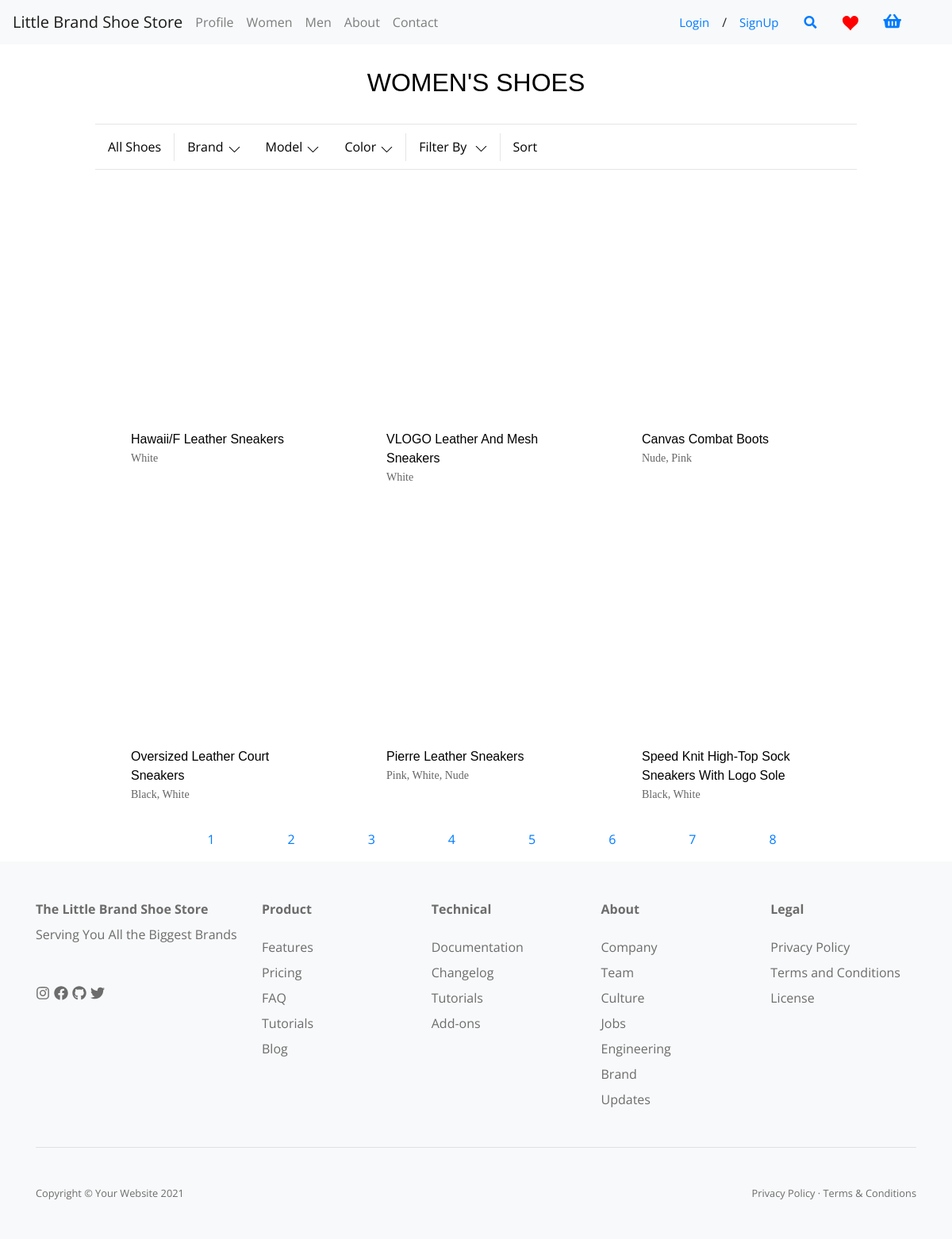
Page /static/templates/index.php?page=women&pageno=2 on the committed database.
### tables this page shows
CREATE TABLE `all_inventory` (
  `Product_ID` int(11) NOT NULL,
  `Product_Old_ID` int(11) NOT NULL,
  `Brand_ID` int(11) NOT NULL,
  `Product_Name` varchar(100) NOT NULL,
  `Product_Description` mediumtext NOT NULL,
  `Product_Color` varchar(50) NOT NULL,
  `Product_Img` mediumtext NOT NULL,
  `Product_Price` decimal(10,0) NOT NULL,
  `Product_Size` int(11) NOT NULL,
  `shoe_type` varchar(20) NOT NULL,
  `made_in` varchar(20) NOT NULL,
  `Heel_Height` varchar(10) NOT NULL,
  `Gender` varchar(10) NOT NULL
);

### static/templates/women.php (the view, shortened to what this page needs)
<!DOCTYPE html>
<html lang="en">
    <head>
        <link rel="stylesheet" href="../styles/mainPages.css">
    </head>
    <body>
        <div class="productPageContainer">
            <h1 class="pageTitleHeader" style="">
                <span class="headerSpan">Women's Shoes</span>
            </h1>
            <div class="div1">
                <form method="post">
                    <div class="div2" style="width:100%;">
                        <div class="dropdown">
                            <button class="dropbtn filterBtn">All Shoes</button>
                        </div>
                        <div class="dropdown" id="brandDropdown">
                            <button class="dropbtn filterBtn">Brand
                                <span class="span1">
                                    <span aria-hidden="true" class="span2" color="black">
                                        <svg viewBox="0 0 129 129">
                                            <path d="M121.3 34.6c-1.6-1.6-4.2-1.6-5.8 0l-51 51.1-51.1-51.1c-1.6-1.6-4.2-1.6-5.8 0-1.6 1.6-1.6 4.2 0 5.8l53.9 53.9c.8.8 1.8 1.2 2.9 1.2 1 0 2.1-.4 2.9-1.2l53.9-53.9c1.7-1.6 1.7-4.2.1-5.8z"></path>
                                        </svg>
                                    </span>
                                </span>
                            </button>
                        </div>
                        <div class="dropdown" id="modelDropdown">
                            <button class="dropbtn filterBtn">Model
                                <span class="span1">
                                    <span aria-hidden="true" class="span2" color="black">
                                        <svg viewBox="0 0 129 129">
                                            <path d="M121.3 34.6c-1.6-1.6-4.2-1.6-5.8 0l-51 51.1-51.1-51.1c-1.6-1.6-4.2-1.6-5.8 0-1.6 1.6-1.6 4.2 0 5.8l53.9 53.9c.8.8 1.8 1.2 2.9 1.2 1 0 2.1-.4 2.9-1.2l53.9-53.9c1.7-1.6 1.7-4.2.1-5.8z"></path>
                                        </svg>
                                    </span>
                                </span>
                            </button>
                        </div>
                        <div class="dropdown" id="colorDropdown">
                            <button class="dropbtn filterBtn">Color
                                <span class="span1">
                                    <span aria-hidden="true" class="span2" color="black">
                                        <svg viewBox="0 0 129 129">
                                            <path d="M121.3 34.6c-1.6-1.6-4.2-1.6-5.8 0l-51 51.1-51.1-51.1c-1.6-1.6-4.2-1.6-5.8 0-1.6 1.6-1.6 4.2 0 5.8l53.9 53.9c.8.8 1.8 1.2 2.9 1.2 1 0 2.1-.4 2.9-1.2l53.9-53.9c1.7-1.6 1.7-4.2.1-5.8z"></path>
                                        </svg>
                                    </span>
                                </span>
                            </button>
                        </div>
                        <div class="dropdown">
                            <button class="dropbtn">Filter By
                                <span class="span1">
                                    <span aria-hidden="true" class="span2" color="black">
                                        <svg viewBox="0 0 129 129">
                                            <path d="M121.3 34.6c-1.6-1.6-4.2-1.6-5.8 0l-51 51.1-51.1-51.1c-1.6-1.6-4.2-1.6-5.8 0-1.6 1.6-1.6 4.2 0 5.8l53.9 53.9c.8.8 1.8 1.2 2.9 1.2 1 0 2.1-.4 2.9-1.2l53.9-53.9c1.7-1.6 1.7-4.2.1-5.8z"></path>
                                        </svg>
                                    </span>
                                </span>
                            </button>
                        </div>
                        <div class="dropdown">
                            <input class="dropbtn filterBtn" type="submit" name="submit" value="Sort"/>
                        </div>
                    </div>
                </form>
            </div>
            <?php
            $offset = 0;
            $page_result = 6;
            if($_GET['pageno'])
            {
                $page_value = $_GET['pageno'];
                if($page_value > 1)
                {
                   $offset = ($page_value - 1) * $page_result;
                }
            }
                if(isset($_POST['submit'])){
                    if(!empty($_POST['model'])){
                        $allSelectedModels = implode("', '", $_POST['model']);
                        $sqlQuery = "SELECT * FROM all_inventory WHERE Gender LIKE 'women' AND Shoe_Type IN('$allSelectedModels') LIMIT $offset, $page_result";
                        displayProducts($dataconnection, $sqlQuery);
                    }
                    elseif(!empty($_POST['color'])){
                        $colorQList=array();
                        foreach($_POST['color'] as $checked){
                            $colorQList[] = "Product_Color LIKE '%".$checked."%'";
                        }
                        $sqlQuery = "SELECT * FROM all_inventory WHERE Gender LIKE 'women' AND ".implode(' OR ', $colorQList);
                        displayProducts($dataconnection, $sqlQuery);
                    }
                    elseif(!empty($_POST['brand'])){
                        $allSelectedBrands = implode(", ", (array)$_POST['brand']);
                        $sqlQuery = "SELECT * FROM all_inventory WHERE Gender LIKE 'women' AND Brand_ID IN('$allSelectedBrands') LIMIT $offset, $page_result";
                        displayProducts($dataconnection, $sqlQuery);
                    }
                    elseif(!empty($_POST['filter'])){
                        foreach($_POST['filter'] as $chosenFilter){
                            $filterBy = $chosenFilter;
                        }
                        switch($filterBy){
                            case 'AZ':
                                $sqlQuery = "SELECT * FROM all_inventory WHERE Gender LIKE 'women' ORDER BY Product_Name ASC LIMIT $offset, $page_result";
                                displayProducts($dataconnection, $sqlQuery);
                            break;
                            case 'ZA':
                                $sqlQuery = "SELECT * FROM all_inventory WHERE Gender LIKE 'women' ORDER BY Product_Name DESC LIMIT $offset, $page_result";
                                displayProducts($dataconnection, $sqlQuery);
                            break;
                            case 'PA':
                                $sqlQuery = "SELECT * FROM all_inventory WHERE Gender LIKE 'women' ORDER BY Product_Price ASC LIMIT $offset, $page_result";
                                displayProducts($dataconnection, $sqlQuery);
                            break;
                            case 'PD':
                                $sqlQuery = "SELECT * FROM all_inventory WHERE Gender LIKE 'women' ORDER BY Product_Price DESC LIMIT $offset, $page_result";
                                displayProducts($dataconnection, $sqlQuery);
                            break;
                        }
                    }
                    else{
                        $sqlQuery = "SELECT * FROM all_inventory WHERE Gender LIKE 'women' LIMIT $offset, $page_result";
                        displayProducts($dataconnection, $sqlQuery);
                    }
                }
                else{
                    $sqlQuery = "SELECT * FROM all_inventory WHERE Gender LIKE 'women' LIMIT $offset, $page_result";
                    displayProducts($dataconnection, $sqlQuery);
                }
                $pagecount = 50;
                $num = $pagecount / $page_result ;
                $pageLinks = '<div class="paging" style=" margin-left: auto; margin-right: auto; width: 80%; text-align: center">';
                $pageLinks .= '<ul class="paging-ul" style="list-style-type: none;">';
                for($i = 1 ; $i <= $num ; $i++)
                {
                     $pageLinks .= '<li style="display: inline; margin: 5%;"><a href="index.php?page=women&pageno='.$i.'">'.$i.'</a></li>';
                }
                $pageLinks .= '</ul>';
                $pageLinks .= '</div>';
                echo $pageLinks;
                function displayProducts($dataconnection, $sqlQuery){
                    $result = mysqli_query($dataconnection, $sqlQuery);
                        $womenDivHTML = '<ul class="productUl" style="width:80%; margin-left:auto; margin-right:auto;">';
                        while($fetch = mysqli_fetch_array($result)){
                            $womenDivHTML .='<li class="productLi" data-object-id="prd-123">';
                            $womenDivHTML .='    <div class="productDiv2">';
                            $womenDivHTML.='        <a class="productA" href="index.php?page=store&inventory=all&item='.$fetch['Product_ID'].'&brandid='.$fetch['Brand_ID'].'">';
                            $womenDivHTML .='            <div class="productDiv3">';
                            $womenDivHTML.='                 <div class="productDiv4">';
                            $womenDivHTML .='                     <img class="productImg" src="'.$fetch['Product_Img'].'" alt="" />';
                            $womenDivHTML.='                  </div>';
                            $womenDivHTML .='             </div>';
                            $womenDivHTML .='             <div class="productDiv5">';
                            $womenDivHTML .='                 <span class="productSpan1">';
                            $womenDivHTML .='                     <span class="">'.$fetch['Product_Name'].'</span>';
                            $womenDivHTML .='                 </span>';
                            $womenDivHTML .='                 <p class="productP">'.$fetch['Product_Color'].'</p>';
                            $womenDivHTML.='              </div>';
                            $womenDivHTML .='         </a>';
                            $womenDivHTML.='     </div>';
                            $womenDivHTML.=' </li>';
                        }
                        $womenDivHTML .= '</ul>';
                        $womenDivHTML .= '</div>';
                        echo $womenDivHTML;
                }
            ?>
    </body>
</html>

### static/styles/styles.css (style rules this page uses)
body { font-family: "Open Sans", sans-serif; }

### static/styles/mainPages.css (style rules this page uses)
div.paging { margin-left: auto; margin-right: auto; width: 80%; }
.div1 { border-top: 0.0625rem solid #e5e5e5; border-bottom: 0.0625rem solid #e5e5e5; min-height: 3.1875rem; display: flex; align-items: center; justify-content: space-between; margin-top: 2.5%; margin-right: 10%; margin-left: 10%; }
.div2 { display: flex; min-height: 3.125rem; }
.filterBtn { padding: 0 0.625rem; font-size: 0.9375rem; display: flex; min-height: 3.4375rem; box-sizing: border-box; align-items: center; overflow: visible; position: relative; height:100%; }
.span1 { text-align: left; min-height: 1.1875rem; cursor: pointer; margin-left: 0.375rem; height: 0.9375rem; padding-top: 0.1875rem; cursor: inherit; display: inline-flex; font-size: 0.75rem; }
.span2 { width: 0.9375rem; height: 0.9375rem; }
.headerSpan { word-break: normal; color: black; font-size: 2rem; box-sizing: border-box; line-height: 2.6875rem; font-family: "Century Gothic Std", Arial, sans-serif; font-weight: 400; margin: 0; width: 100%; text-transform: uppercase; }
.dropbtn { padding: 16px; font-size: 16px; border: none; cursor: pointer; background-color: white; }
.dropdown { position: relative; display: inline-block; }
.productUl { flex-wrap: wrap; justify-content: space-between; display: flex; margin-bottom: -2rem; margin: 0; padding: 0; list-style-type: disc; margin-block-start: 1em; margin-block-end: 1em; margin-inline-start: 0px; margin-inline-end: 0px; padding-inline-start: 40px; font-family: 'Century Gothic Std', Arial, sans-serif; }
.productLi { width: 30%; display: flex; list-style-type: none; }
.productDiv2 { width: 100%; position: relative; align-items: flex-start; flex-direction: column; display: block; }
.productA { display: flex; flex-direction: column; border: none; background-color: transparent; cursor: pointer; font-size: inherit; font: inherit; color: inherit; text-decoration: none; padding: 0; }
.productDiv3 { display: block; cursor: pointer; font-size: inherit; font: inherit; color: inherit; width:100%; }
.productDiv4 { display:table; position:relative; width:100%; padding-bottom:108.043%; overflow: hidden; }
.productDiv5 { text-decoration:none; margin-top: 0.875rem; margin-left: 0.3125rem; width: 70%; display: flex; flex-direction: column; box-sizing: border-box; text-decoration: none; }
.productSpan1 { color:black; width: 100%; line-height: 1.5rem; display: block; }
.productP { font-family: Poppins-Regular; font-size: 14px; line-height: 1.7; color: #666666; }
.productPageContainer { margin-bottom: 2.5rem; margin: 1.25rem 0 0 0; width: auto; }
.pageTitleHeader { margin-top: 1.25rem; text-align:center; }

### rows in the picture
all_inventory: Product_Name "Hawaii/F Leather Sneakers", Product_Color "White"
all_inventory: Product_Name "VLOGO Leather And Mesh Sneakers", Product_Color "White"
all_inventory: Product_Name "Canvas Combat Boots", Product_Color "Nude, Pink"
all_inventory: Product_Name "Oversized Leather Court Sneakers", Product_Color "Black, White"
all_inventory: Product_Name "Pierre Leather Sneakers", Product_Color "Pink, White, Nude"
all_inventory: Product_Name "Speed Knit High-Top Sock Sneakers With Logo Sole", Product_Color "Black, White"
